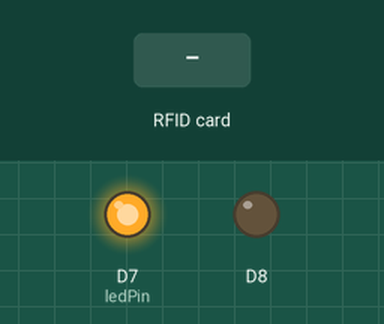
Bench run of a sketch on a simulated ESP8266 (NodeMCU). Parts: output pins drawn as LEDs (lit = HIGH). The inputs (shaded band) are chosen by the test bench. WiFi joins after 1.5 s; servers stay silent unless stated; what the sketch prints to the serial monitor is not drawn.

Above: at 2.7 s.
2.8 s: RFID card 11 93 81 85 95 held to the reader
At 3.4 s:
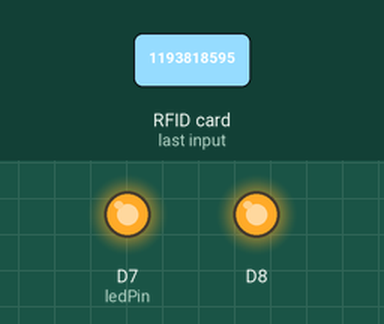
5.8 s: RFID card 5E 7A 19 C4 held to the reader
At 8.7 s:
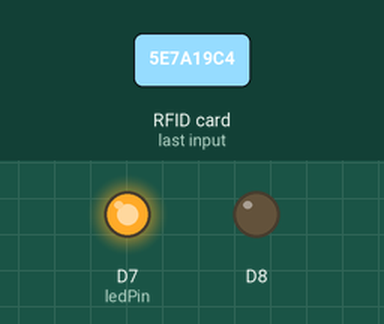
Timing chart, 0 to 10.2 s (numbered marks = the images above; inputs shaded):
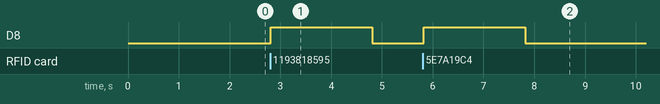

The sketch:

wifi222.ino
```cpp
#include <ESP8266WiFi.h>
#include <SPI.h>
#include <MFRC522.h>


const char* ssid="Xord";
const char* password = "blockchain1";

int ledPin = 13;
//Rfid
constexpr uint8_t RST_PIN = D3;     // Configurable, see typical pin layout above
constexpr uint8_t SS_PIN = D4;     // Configurable, see typical pin layout above
MFRC522 rfid(SS_PIN, RST_PIN); // Instance of the class
MFRC522::MIFARE_Key key;
String tag;
//Rfid

void setup() {

  pinMode(ledPin,OUTPUT);
  digitalWrite(ledPin,LOW);

  Serial.begin(115200);
  Serial.println();
  Serial.print("Wifi connecting to ");
  Serial.println( ssid );

  WiFi.begin(ssid,password);

  Serial.println();
  Serial.print("Connecting");

  while( WiFi.status() != WL_CONNECTED ){
      delay(500);
      Serial.print(".");

  }

  digitalWrite( ledPin , HIGH);
  Serial.println();

  Serial.println("Wifi Connected Success!");
  Serial.print("NodeMCU IP Address : ");
  Serial.println(WiFi.localIP() );
  //Rfid
  Serial.begin(9600);
  SPI.begin(); // Init SPI bus
  rfid.PCD_Init(); // Init MFRC522
  pinMode(D8, OUTPUT);
  //Rfid

}

void loop() {
  // put your main code here, to run repeatedly:
   if ( ! rfid.PICC_IsNewCardPresent())
    return;
  if (rfid.PICC_ReadCardSerial()) {
    for (byte i = 0; i < 4; i++) {
      tag += rfid.uid.uidByte[i];
    }
    Serial.println(tag);
    if (tag == "1193818595") {
      Serial.println("Access Granted!");
      digitalWrite(D8, HIGH);
      delay(100);
      digitalWrite(D8, LOW);
      delay(100);
      digitalWrite(D8, HIGH);
      delay(100);
      digitalWrite(D8, LOW);
      delay(100);
      digitalWrite(D8, HIGH);
      delay(100);
      digitalWrite(D8, LOW);
      delay(100);
    } else {
      Serial.println("Access Denied!");
      digitalWrite(D8, HIGH);
      delay(2000);
      digitalWrite(D8, LOW);
    }
    tag = "";
    rfid.PICC_HaltA();
    rfid.PCD_StopCrypto1();
  }

}
```

Measured:
- after the input at 2.8 s, D8: LOW → HIGH at once, → LOW 2.0 s later
- after the input at 5.8 s, D8: LOW → HIGH at once, → LOW 2.0 s later
